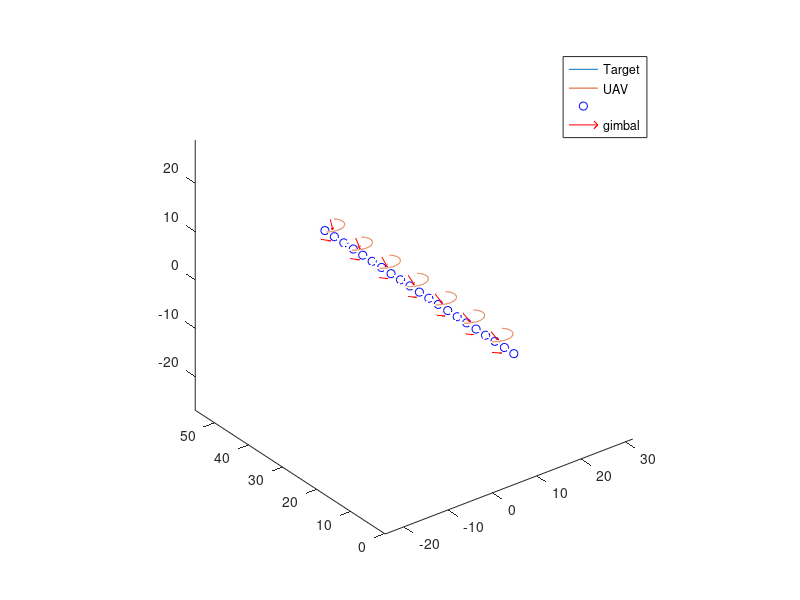
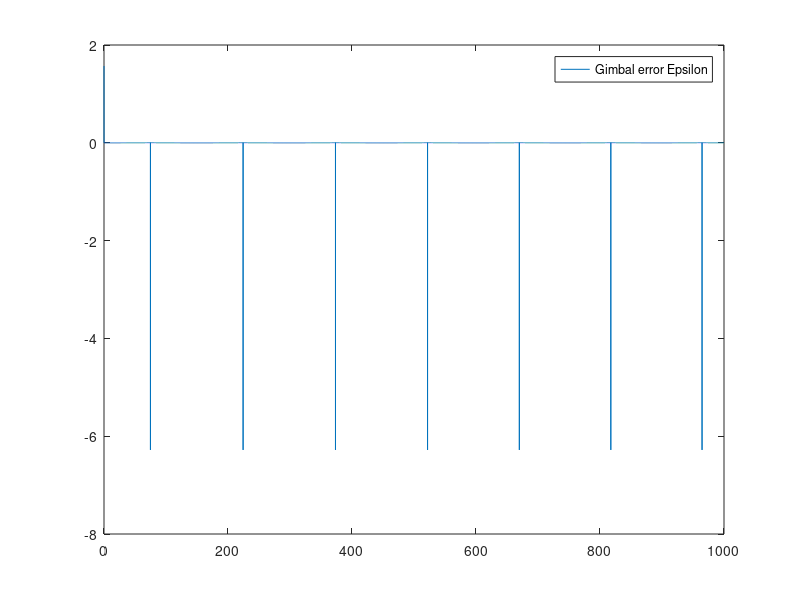

The MATLAB source for these figures, in order:
clear all;
close all;
Vt=200/3600; % miles/s
Vg=600/3600; % Ground speed of the UAV
Rhod=5; % Expected ground distance between the target and the UAV
h=.05;% time step
tf=20000; %final time
t=0:h:tf; % time matrix
height=2; % Average height in miles*10
Xv0=5; % Initial X position of the vehicle

%k1,k2 dynamic of the feedback
k1=20;
k2=20;

%Xv,Yv position of the vehicle (target)
Xv=zeros(1,tf+1); 
Xv=Xv+Xv0;
Yv=zeros(1,tf+1); 
Zv=zeros(1,tf+1);

%Xg,Yg ground projections of the UAV
Xg=zeros(1,tf+1); 
Yg=zeros(1,tf+1);
Zg=zeros(1,tf+1)+height;

Lambda=zeros(1,tf+1);
Epsilon=zeros(1,tf+1);%Epsilon is the error between the 1st angle of the gimbal and the LOS
Eta=zeros(1,tf+1); %Eta is the error between the heading angle and the perpendicular to the LOS
Rho=zeros(1,tf+1);% Rho is the ground distance between the Target vehicle and the UAV

%--------------------------------Trajectories------------------------------

%Sinusoidal trajectory
% for k=1:tf
%        Xv(k+1)=Xv(k)+Vt*h;
%    Yv(k+1)=10*sin(Xv(k+1)/5);
% end

%--------------------------------------------------------------------------
%U turn
% 
% for k=1:floor(tf*4/10)
%     Yv(k+1)=Yv(k)+Vt*h;
% end
% for k=floor(tf*4/10)+1:floor(tf*6/10)
%     Xv(k+1)=Xv(k)+Vt*h;
%     Yv(k+1)=Yv(k);
% end
% for k=floor(tf*6/10)+1:tf
%     Yv(k+1)=Yv(k)-Vt*h;
%     Xv(k+1)=Xv(k);
% end

%--------------------------------------------------------------------------
% %Acceleration
% for k=1:tf
%     Yv(k+1)=Yv(k)+Vt*h*2*k/tf;
% end
%--------------------------------------------------------------------------
% %Simple trajectory
for k=1:tf
    Yv(k+1)=Yv(k)+Vt*h;
end
 






Psi=zeros(1,tf+1); %heading angle
Psih=zeros(1,tf+1); %gimbal angle regarding the UAV
Phi=zeros(1,tf+1);
dPsi=zeros(1,tf+1);
dPsih=zeros(1,tf+1);
x=zeros(1,tf+1);
y=zeros(1,tf+1);
z=zeros(1,tf+1);
for k=1:tf
    
    %defining angles
    Lambda(k)=-atan2(Yv(k)-Yg(k),Xv(k)-Xg(k))+pi/2;
    Epsilon(k)=Lambda(k)-Psi(k)-Psih(k);
    Eta(k)=Psi(k)-(Lambda(k)-pi/2);
    
    %Control laws
    dPsi(k)=Vg/Rhod*cos(Eta(k))-k1*Eta(k);
    dPsih(k)=k1*Eta(k)+k2*Epsilon(k);
    
    %Updating angles
    Psi(k+1)=Psi(k)+h*dPsi(k);
    Psih(k+1)=Psih(k)+h*dPsih(k);
    Xg(k+1)=Xg(k)+Vg*sin(Psi(k+1))*h;
    Yg(k+1)=Yg(k)+Vg*cos(Psi(k+1))*h;
    
    
    Rho(k)=sqrt((Xg(k)-Xv(k))^2+(Yg(k)-Yv(k))^2);
    Phi(k)=pi/2-atan(Rho(k)/height);
    [x(k),y(k),z(k)]=sph2cart(pi/2-(Psi(k)+Psih(k)),-Phi(k),1); %drawn gimbal vectors for the final plot
end


 figure()
 plot3(Xv,Yv,Zv,Xg,Yg,Zg);
 hold on;
 plot(Xv(1:1000:tf+1),Yv(1:1000:tf+1),'bo');
 hold on;
 quiver3(Xg(2:1000:tf+1),Yg(2:1000:tf+1),Zg(2:1000:tf+1),x(2:1000:tf+1),y(2:1000:tf+1),z(2:1000:tf+1),0.2,'r');
 legend('Target','UAV','','gimbal');
 axis equal;
% figure()
% plot(t(1:tf+1),Lambda);
% legend('Lambda');
% figure()
% plot(t(1:tf+1),Rho);
% legend('Ground distance');
figure()
plot(t(1:tf+1),Epsilon);
legend('Gimbal error Epsilon');
% figure()
% plot(t(1:tf+1),Eta);
% legend('Eta')




    